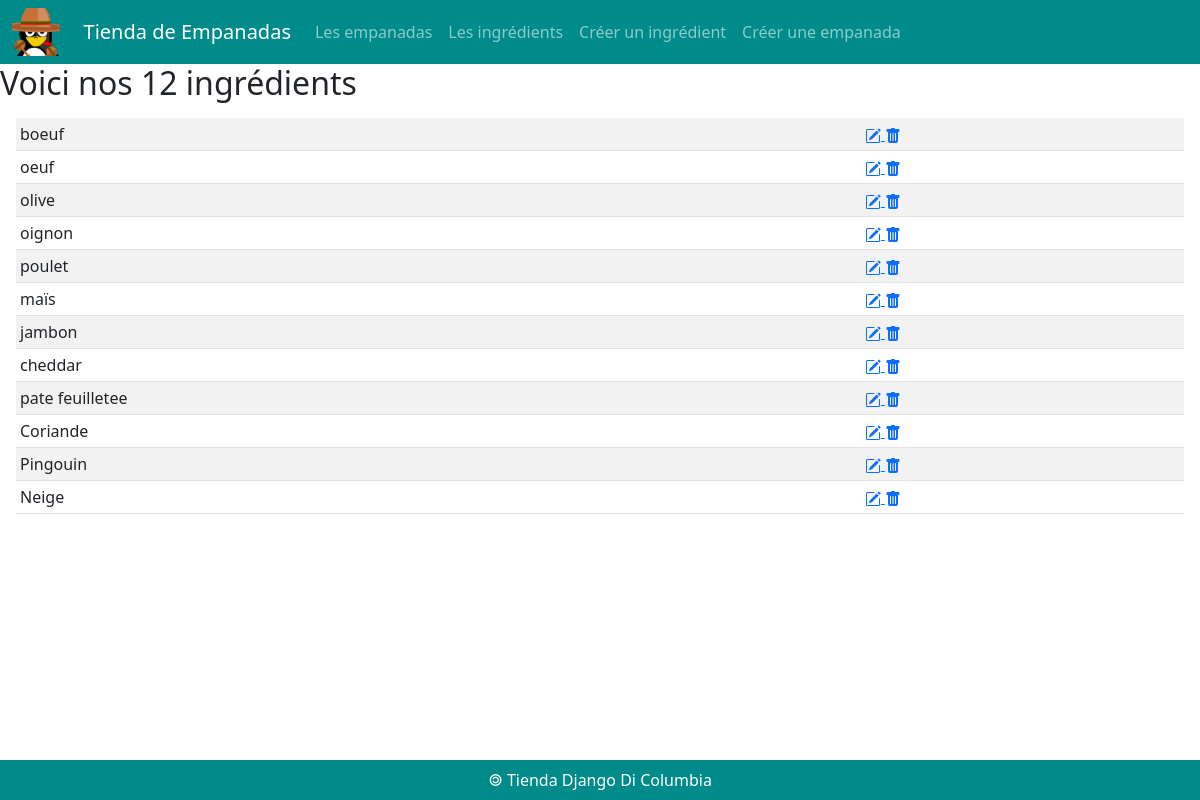
Before: /ingredients/ with the older database file.
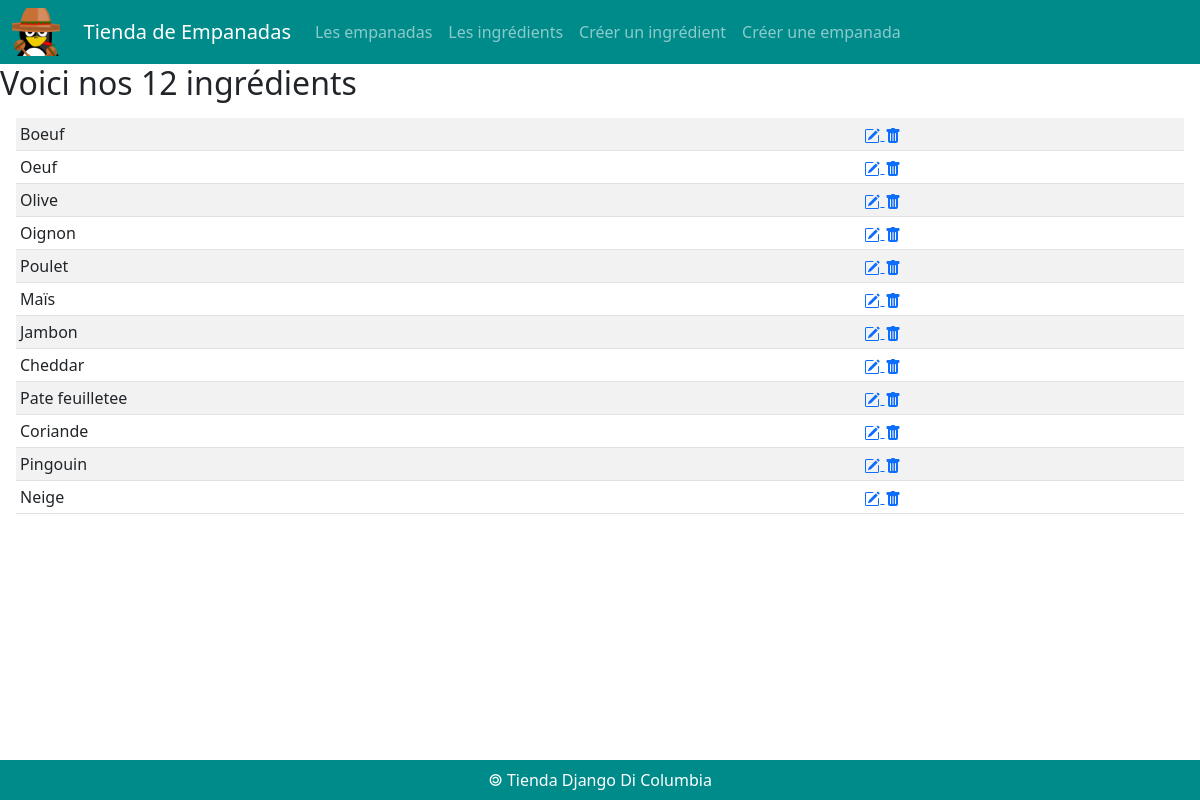
After: the same page with the newer database file.
### empanadas/models.py (models this page shows, shortened)
class Ingredient(models.Model) :
    idIngredient = models.AutoField(primary_key = True)
    nomIngredient = models.CharField(max_length = 50)

### empanadas/views.py (the view)
# urls.py: path('ingredients/', views.ingredients),
def ingredients(request) :
    lesIngredients = Ingredient.objects.all()
    return render(
        request,
        'empanadas/ingredients.html',
        { 'ingredients' : lesIngredients}
    )

### empanadas/templates/empanadas/ingredients.html (shortened to what this page needs)
{% extends 'empanadas/base.html' %}
{% block main %}
<h2>Voici nos {{ingredients|length}} ingrédients</h2>
<div class="m-3">
    <table class="table table-sm table-striped">
        <tbody>
            {% for ingr in ingredients %}
            <tr>
                <td>{{ingr.nomIngredient}}</td>
                <td> <a href="/ingredients/{{ingr.idIngredient}}/update">
                </a>
                <a href="/ingredients/{{ingr.idIngredient}}/delete">
                </td>
            </tr>
            {% endfor %}
        </tbody>
    </table>
</div>
{% endblock %}

Changed rows visible on the page:
changed Ingredient: nomIngredient "boeuf" → "Boeuf"
changed Ingredient: nomIngredient "oeuf" → "Oeuf"
changed Ingredient: nomIngredient "olive" → "Olive"
changed Ingredient: nomIngredient "oignon" → "Oignon"
changed Ingredient: nomIngredient "poulet" → "Poulet"
changed Ingredient: nomIngredient "maïs" → "Maïs"
changed Ingredient: nomIngredient "jambon" → "Jambon"
changed Ingredient: nomIngredient "cheddar" → "Cheddar"
changed Ingredient: nomIngredient "pate feuilletee" → "Pate feuilletee"
